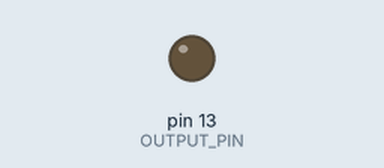
Bench run of a sketch on a simulated Arduino Uno, built with avr-gcc and run on an emulated ATmega328P. Parts: output pins drawn as LEDs (lit = HIGH). Wiring (inferred from the names in the program): IR receiver: data pin 2.

Above: at 0.1 s.
At 6.1 s:
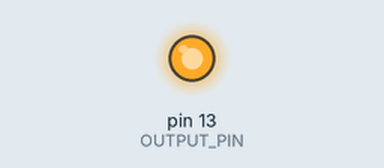
Timing chart, 0 to 7.6 s (numbered marks = the images above):
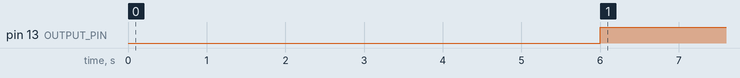

Measured:
- by itself, pin 13 (OUTPUT_PIN): LOW → HIGH at 6.0 s

The sketch:

k_timer.ino
```cpp
#define OUTPUT_PIN 13
#define REMOTE_IN_PIN 2

#define DELAY 3000 //ms

void setup() {
  pinMode(OUTPUT_PIN, OUTPUT);
  digitalWrite(OUTPUT_PIN, LOW);
  pinMode(REMOTE_IN_PIN, INPUT_PULLUP);
  digitalWrite(REMOTE_IN_PIN, LOW);

  delay(DELAY);

}

void loop() {

  if (digitalRead(REMOTE_IN_PIN) && !digitalRead(OUTPUT_PIN))
  {
      delay(DELAY);
      digitalWrite(OUTPUT_PIN, HIGH);
   }

  if (!digitalRead(REMOTE_IN_PIN))
  {
    digitalWrite(OUTPUT_PIN, LOW);
  }


}
```
